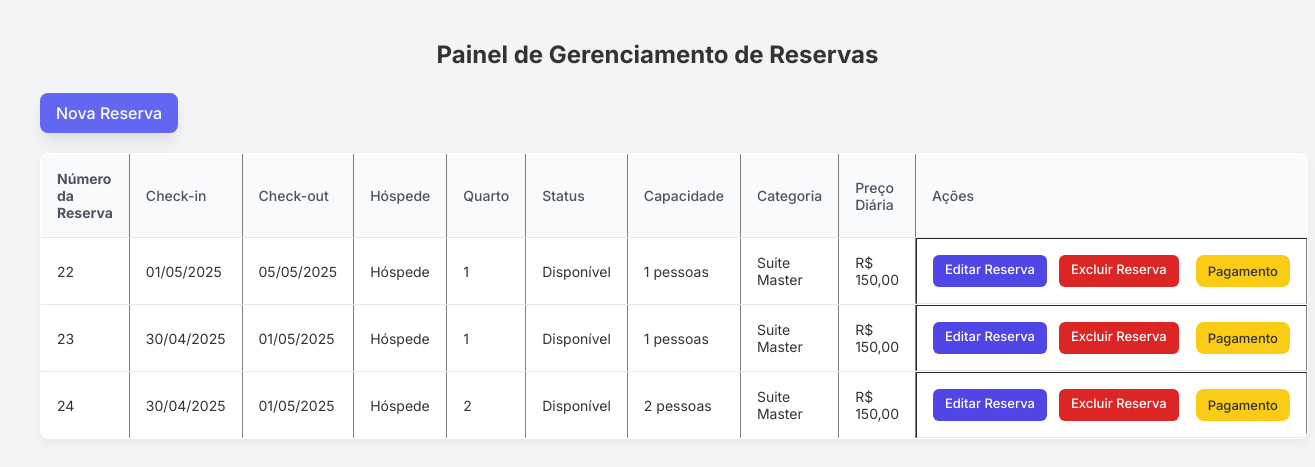
/gestor/reservas/index.php, run on an earlier commit of the app's database.
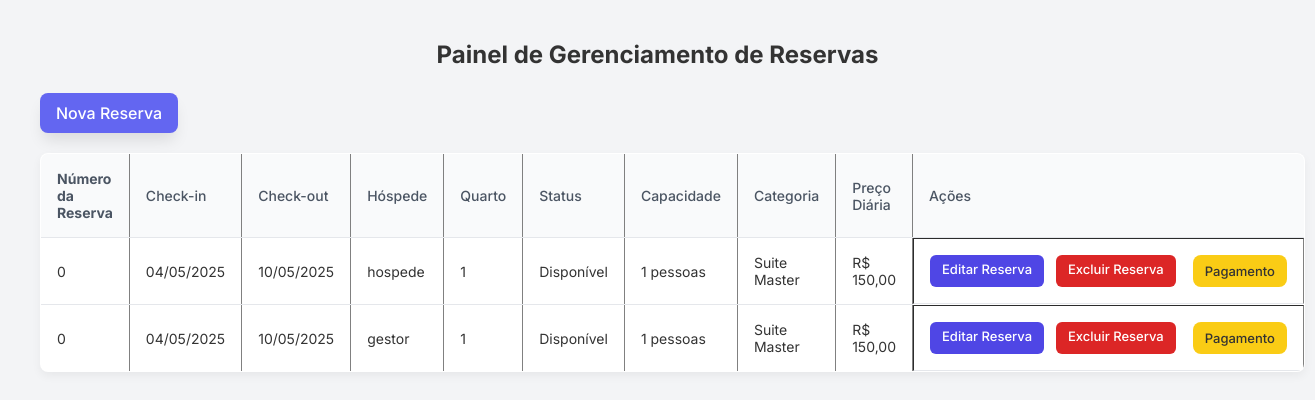
And on a later commit of the database.
### tables this page shows
CREATE TABLE `reserva` (
  `ID_Reserva` int(11) NOT NULL,
  `Checkin` date NOT NULL,
  `Checkout` date NOT NULL,
  `Quarto_ID_Quarto` int(11) NOT NULL COMMENT 'Cada reserva corresponde a um quarto.',
  `usuarios_ID` int(11) NOT NULL
);

CREATE TABLE `usuarios` (
  `ID` int(11) NOT NULL,
  `Nome` varchar(45) NOT NULL,
  `Email` varchar(45) NOT NULL,
  `Data_Nascimento` varchar(45) NOT NULL,
  `Telefone` varchar(45) NOT NULL,
  `Endereco` varchar(45) NOT NULL,
  `CPF` varchar(45) NOT NULL,
  `Perfil_ID_Perfil` int(11) NOT NULL COMMENT 'Cada usuário será designado um tipo de perfil',
  `Senha` varchar(255) DEFAULT NULL,
  `solicitou_exclusao` tinyint(4) DEFAULT 0
);

CREATE TABLE `quarto` (
  `ID_Quarto` int(11) NOT NULL,
  `Status` enum('Disponível','Ocupado','Manutenção') NOT NULL,
  `Capacidade` int(11) NOT NULL,
  `Categoria_ID_Categoria` int(11) NOT NULL COMMENT 'Cada quarto corresponde a uma categoria.',
  `Foto` varchar(45) NOT NULL,
  `Preco_diaria` decimal(10,2) NOT NULL DEFAULT 0.00
);

CREATE TABLE `categoria` (
  `ID_Categoria` int(11) NOT NULL,
  `Nome` varchar(50) NOT NULL,
  `Descricao` varchar(1000) NOT NULL
);

### gestor/reservas/index.php (the view, shortened to what this page needs)
<?php
require_once '../../config/config.php';
$listaReservas = [];
$sql = $pdo->query("
    SELECT r.ID_Reserva, r.checkin, r.checkout, q.ID_Quarto, q.Status AS Quarto_Status,
    q.Capacidade, q.Preco_diaria, c.Nome AS Categoria, u.Nome AS Hospede_Nome
    FROM reserva r
    INNER JOIN quarto q ON r.Quarto_ID_Quarto = q.ID_Quarto
    INNER JOIN categoria c ON q.Categoria_ID_Categoria = c.ID_Categoria
    LEFT JOIN usuarios u ON r.usuarios_ID = u.ID
");
if ($sql->rowCount() > 0) {
    $listaReservas = $sql->fetchAll(PDO::FETCH_ASSOC);
}
?>
<!DOCTYPE html>
<html lang="pt-br">
<head>
    <link rel="stylesheet" href="reservas.css">
    <link rel="stylesheet" href="https://cdn.datatables.net/2.2.2/css/dataTables.dataTables.css" />
</head>
<body>
    <h2>Painel de Gerenciamento de Reservas</h2>
    <a href="adicionar_reserva.php" class="btn-add">Nova Reserva</a>
    <table border="1" id="myTable" class="cell-border stripe hover" width="100%">
        <thead>
            <tr>
                <th><strong>Número da
                    Reserva</strong></th>
                <th>Check-in</th>
                <th>Check-out</th>
                <th>Hóspede</th>
                <th>Quarto</th>
                <th>Status</th>
                <th>Capacidade</th>
                <th>Categoria</th>
                <th>Preço Diária</th>
                <th>Ações</th>
            </tr>
        </thead>
        <tbody>
            <?php foreach ($listaReservas as $reserva): ?>
                <tr>
                    <td><?= $reserva['ID_Reserva']; ?></td>
                    <td><?= date('d/m/Y', strtotime($reserva['checkin'])); ?></td>
                    <td><?= date('d/m/Y', strtotime($reserva['checkout'])); ?></td>
                    <td><?= $reserva['Hospede_Nome']; ?></td>
                    <td><?= $reserva['ID_Quarto']; ?></td>
                    <td>
                        <?php
                        if ($reserva['Quarto_Status'] === 'Manutencao') {
                            echo 'Manutenção';
                        } else {
                            echo 'Disponível';
                        }
                        ?>
                    </td>
                    <td><?= $reserva['Capacidade']; ?> pessoas</td>
                    <td><?= $reserva['Categoria']; ?></td>
                    <td>R$ <?= number_format($reserva['Preco_diaria'], 2, ',', '.'); ?></td>
                    <td>
                        <a href="editar_quarto.php?id=<?= $reserva['ID_Quarto']; ?>" class="btn-action btn-edit">Editar Reserva</a>
                        <a href="../../actions/excluir_reserva.php?id=<?= $reserva['ID_Reserva']; ?>" class="btn-action btn-delete" onclick="return confirm('Você tem certeza que deseja excluir essa reserva?')">Excluir Reserva</a>
                        <a href="detalhes_reserva.php?id=<?= $reserva['ID_Reserva']; ?>" class="btn-action btn-more">Pagamento</a>
                    </td>
                </tr>
            <?php endforeach; ?>
        </tbody>
    </table>
</body>
</html>

### gestor/reservas/reservas.css (style rules this page uses)
* { margin: 0; padding: 0; box-sizing: border-box; font-family: 'Inter', sans-serif; }
body { background-color: #f3f4f6; padding: 40px; }
h2 { text-align: center; margin-bottom: 24px; color: #333; }
.btn-add { background-color: #6366f1; color: white; padding: 10px 16px; text-decoration: none; border-radius: 8px; font-weight: 500; box-shadow: 0px 10px 15px -3px rgba(0, 0, 0, 0.1); transition: background-color 0.3s ease; display: inline-block; margin-bottom: 20px; }
table { width: 100%; border-collapse: collapse; background-color: white; border-radius: 8px; overflow: hidden; box-shadow: 0 4px 10px rgba(0, 0, 0, 0.05); }
th, td { padding: 16px; text-align: left; font-size: 14px; color: #333; border-bottom: 1px solid #e5e7eb; }
th { background-color: #f9fafb; color: #4b5563; font-weight: 500; }
td:last-child { white-space: nowrap; display: flex; gap: 12px; }
.btn-action { padding: 6px 12px; border-radius: 6px; font-size: 13px; color: white; text-decoration: none; font-weight: 500; transition: background-color 0.3s ease, transform 0.2s ease; }
.btn-edit { background-color: #4f46e5; }
.btn-delete { background-color: #dc2626; }
.btn-more { background-color: #FACC15; border: none; color: #333; font-weight: 500; padding: 8px 12px; border-radius: 8px; margin-left: 5px; transition: background-color 0.3s ease; text-decoration: none; }

What changed in the data, as far as the page shows it:
removed reserva: ID_Reserva "22", Checkin "01/05/2025", Checkout "05/05/2025", usuarios.Nome "Hóspede", Quarto_ID_Quarto.ID_Quarto "1", Quarto_ID_Quarto.Capacidade "1", categoria.Nome "Suite Master", Quarto_ID_Quarto.Preco_diaria "150,00"
removed reserva: ID_Reserva "23", Checkin "30/04/2025", Checkout "01/05/2025", usuarios.Nome "Hóspede", Quarto_ID_Quarto.ID_Quarto "1", Quarto_ID_Quarto.Capacidade "1", categoria.Nome "Suite Master", Quarto_ID_Quarto.Preco_diaria "150,00"
removed reserva: ID_Reserva "24", Checkin "30/04/2025", Checkout "01/05/2025", usuarios.Nome "Hóspede", Quarto_ID_Quarto.ID_Quarto "2", Quarto_ID_Quarto.Capacidade "2", categoria.Nome "Suite Master", Quarto_ID_Quarto.Preco_diaria "150,00"
added reserva: ID_Reserva "0", Checkin "04/05/2025", Checkout "10/05/2025", usuarios.Nome "hospede", quarto.ID_Quarto "1", quarto.Capacidade "1", categoria.Nome "Suite Master", quarto.Preco_diaria "150,00", usuarios.Nome "gestor"
